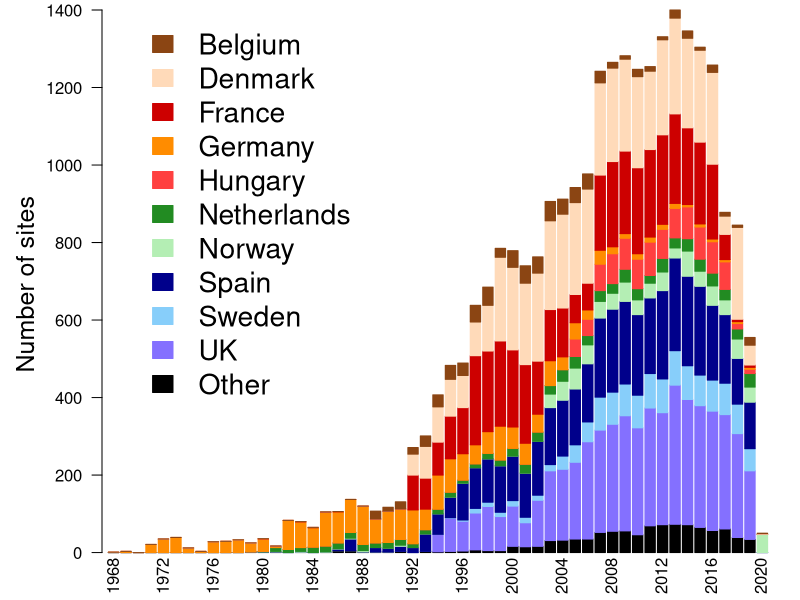

Write R code to recreate this figure.
##Set working directory
setwd("C:/Users/Ellen/Desktop/aquatic_data/git/EuroAquaticMacroInverts/")

# attach data
sites <- read.table("plots/Fig1/sites_per_yr.csv", header=T, sep=",", row.names = 1, check.names = F)

tiff(filename = "plots/Fig1/Countries_yr.tiff", width =5, height = 8, units = 'in', res = 600, compression = 'lzw')

par(mgp=c(3,0,-1),mar=c(2,4,0.4,0.2)+0.1)

colors <- c("black","lightslateblue","lightskyblue", "darkblue","darkseagreen2", "forestgreen",
"brown1","darkorange","red3","peachpuff", "saddlebrown")

barplot(as.matrix(sites), las=2, col= colors, border=colors, xaxt='n')

place <- c(0.6,5.392,10.185,14.977,19.769,24.562,29.354,34.146,38.938,43.731,48.523,53.315,58.108,62.9)
marks <- c(1968, 1972, 1976, 1980, 1984, 1988, 1992, 1996, 2000, 2004, 2008, 2012, 2016, 2020)
axis(side = 1, at=place, labels=marks,las=2,tick=F,line=F)
legend(x=2,y=1400, rev(rownames(sites)), fill = rev(colors), border = rev(colors), bty = "n",cex=1.7)
title(ylab="Number of sites", line=2.2,cex.lab=1.5)

##
dev.off()
##


